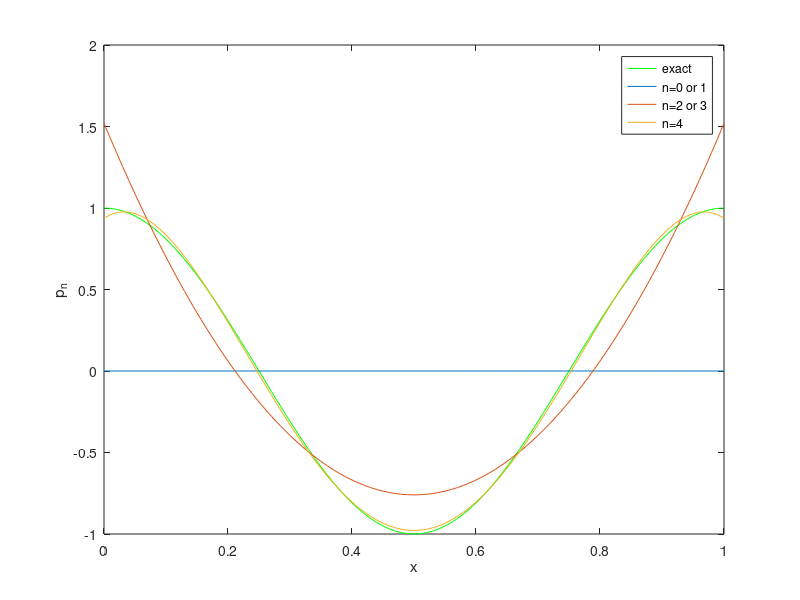

The MATLAB source for this figure:
% Example 12.1 - Figure 12.1 : best polynomial approximation to cos(2 pi x)

clear all
close all
% construct Hilbert matrix for n up to 4 (i.e. size 5)
n = 4; np1 = n+1;
B  = zeros(np1,np1);
for j=1:np1
    for k=1:np1
        B(j,k) = 1/(j+k-1);
    end
end

b = [0, 0, 1/(2*pi^2), 3/(4*pi^2), 1/pi^2- 3/(2*pi^4)]';

x = 0:.01:1; % evaluation mesh
u = cos(2*pi*x); % exact
figure(1)
clf
plot(x,u,'g')
hold on
xlabel('x')
ylabel('p_n')

xx = ones(length(x),1);
% find and plot approximations
for l = 1:np1 
    c = B(1:l,1:l) \ b(1:l);
    v = xx*c;
    if l == 2||l == 4||l == 5, plot(x,v), end
    xx = [xx,xx(:,l).*x'];
end

legend('exact','n=0 or 1','n=2 or 3','n=4')
